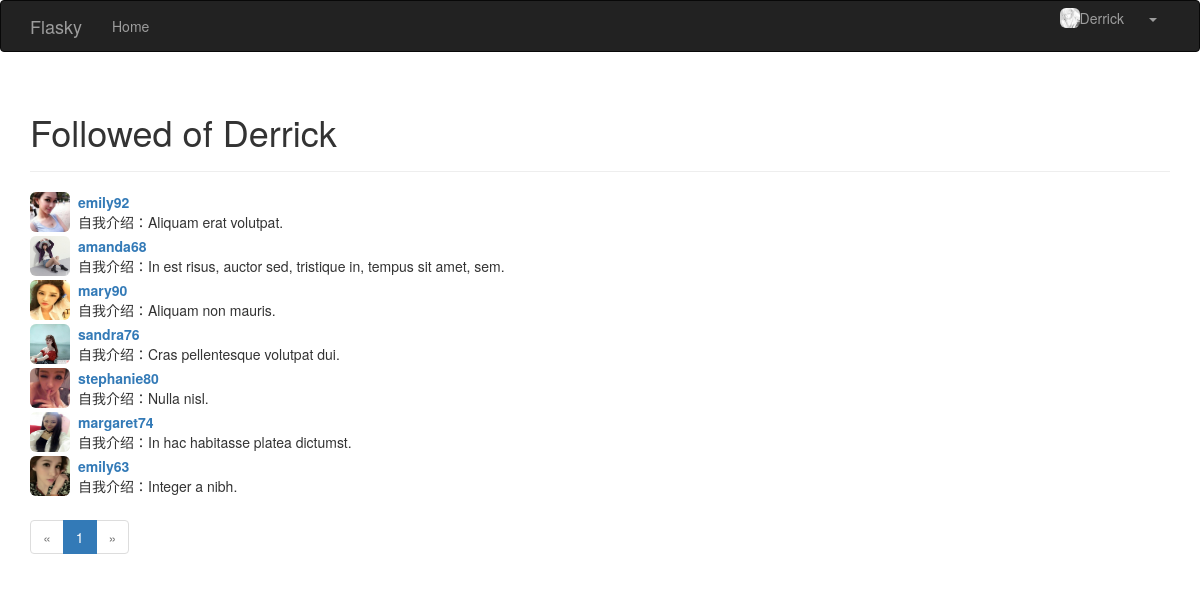
Page /followed/Derrick (signed in) on the committed database.
### app/models.py (models this page shows, shortened)
class User(UserMixin,db.Model):
	__tablename__='users'
	id = db.Column(db.Integer, primary_key=True)
	username = db.Column(db.String(128), unique=True, index=True)
	gender = db.Column(db.String(32))
	address = db.Column(db.String(128))
	age=db.Column(db.Integer)
	date_of_born = db.Column(db.String(32))
	password_hash = db.Column(db.String(128))
	email = db.Column(db.String(64))
	selfintr=db.Column(db.String(256))
	role_id=db.Column(db.Integer,db.ForeignKey('roles.id'))
	confirmed=db.Column(db.Boolean,default=False)
	member_since=db.Column(db.DateTime(),default=datetime.utcnow)
	last_login=db.Column(db.DateTime(),default=datetime.utcnow)
	head_img=db.Column(db.String)
	posts=db.relationship('Post',backref='author',lazy='dynamic')
	followers=db.relationship('Follow',foreign_keys=[Follow.followed_id],
							  backref=db.backref('follower',lazy='joined'),
							  lazy='dynamic',
							  cascade='all,delete-orphan')
	followed=db.relationship('Follow',foreign_keys=[Follow.follower_id],
							 backref=db.backref('followed',lazy='joined'),
							 lazy='dynamic',
							 cascade='all,delete-orphan')
	@property
	def password(self):
		raise AttributeError('Password can not be read!')

### app/main/views.py (the view)
@main.route('/followed/<username>')
@login_required
def followed(username):
    user=User.query.filter_by(username=username).first()
    page = request.args.get('page', default=1, type=int)
    if user is None:
        flash('Invalid user.')
        return redirect(url_for('main.index'))
    pagination = user.followed.paginate(
        page, per_page=current_app.config['FLASKY_FOLLOWERS_PER_PAGE'], error_out=False
    )
    followed = [item.follower for item in pagination.items]
    return render_template('follower.html',flag=2,user=user, follow=followed, pagination=pagination,endpoint='main.followers')

### app/auth/views.py (called while the page is built)
@auth.before_app_request
def last_login():
	if current_user.is_authenticated:
		current_user.last_login=datetime.utcnow()

@auth.before_app_request
def before_request():
	if current_user.is_authenticated and not current_user.confirmed and request.endpoint[:5]!='auth.' and request.endpoint!='static':
		return redirect(url_for('auth.unconfirmed'))

### app/main/__init__.py (called while the page is built)
@main.app_context_processor
def inject_permission():
	return dict(Permission=Permission)

### app/models.py (called while the page is built)
@login_manager.user_loader
def load_user(user_id):
	return User.query.get(int(user_id))

### app/templates/follower.html (shortened to what this page needs)
{% extends "base.html" %}
{% import "_macros.html" as macros %}
{% block page_content %}
<div class="page-header">
    <h1>{% if flag==1 %}Followers {% else %} Followed{% endif %} of {{user.username}}</h1>
</div>
{% for u in follow %}
<div class="post-thumbnail">
    <a href="{{url_for('main.profile',username=u.username)}}">
        <img class="img-rounded profile-thumbnail" src="{{u.head_img}}" height="40" width="40">
    </a>
</div>
<div class="post-author">
    <a href="{{url_for('main.profile',username=u.username)}}">
        {{ u.username }}
    </a>
</div>
<div class="post-content">
    <p>自我介绍：{{ u.selfintr }}</p>
</div>
{% endfor %}
{{ macros.pagination_widget(pagination,endpoint,username=user.username) }}
{% endblock %}

### app/templates/base.html (shortened to what this page needs)
{% extends "bootstrap/base.html" %}
{% block head %}
{{ super() }}
<link rel="stylesheet" type="text/css" href="{{ url_for('static', filename='styles.css') }}">
{% endblock %}
{% block navbar %}
<div class="navbar navbar-inverse" role="navigation">
    <div class="container">
        <div class="navbar-header">
            <a class="navbar-brand" href="{{ url_for('main.index') }}">Flasky</a>
        </div>
        <div class="navbar-collapse collapse">
            <ul class="nav navbar-nav">
                <li><a href="{{ url_for('main.index') }}">Home</a></li>
            </ul>
            <ul class="nav navbar-nav navbar-right">
                {% if current_user.is_authenticated %}
                <div class="btn-group">
                    <a class="btn btn-link" href="{{ url_for('main.profile',username=current_user.username)}}">
                        <img src={{current_user.head_img}} class="img-rounded pull-left" height="20" width="20"/>
                        {{current_user.username}}
                    </a>
                    <a class="btn dropdwon-toggle btn-link" data-toggle="dropdown" href="#">
                        <span class="caret"></span>
                    </a>
                </div>
                {% else %}
                <div class="btn-group" role="group">
                    <button type="button" class="btn btn-link " onclick="window.location.href=('{{url_for('auth.login')}}')">Sign In</button>
                    <button type="button" class="btn btn-link " onclick="window.location.href=('{{url_for('auth.register')}}')">Register</button>
                </div>
                {% endif %}
            </ul>
        </div>
    </div>
</div>
{% endblock %}
{% block content %}
<div class="container">
    {% block page_content %}{% endblock %}
</div>
{% endblock %}

### app/static/styles.css (style rules this page uses)
.profile-thumbnail { position: absolute; }
div.post-author { font-weight: bold; margin-left: 48px; }
div.post-thumbnail { position: absolute; }
div.post-content { margin-left: 48px; min-height: 24px; }

### rows in the picture
User: head_img (picture), username "Derrick"
User: head_img (picture), username "emily92", selfintr "Aliquam erat volutpat."
User: head_img (picture), username "amanda68", selfintr "In est risus, auctor sed, tristique in, tempus sit amet, sem."
User: head_img (picture), username "mary90", selfintr "Aliquam non mauris."
User: head_img (picture), username "sandra76", selfintr "Cras pellentesque volutpat dui."
User: head_img (picture), username "stephanie80", selfintr "Nulla nisl."
User: head_img (picture), username "margaret74", selfintr "In hac habitasse platea dictumst."
User: head_img (picture), username "emily63", selfintr "Integer a nibh."

### other values in the picture
{{ p }} "1"
